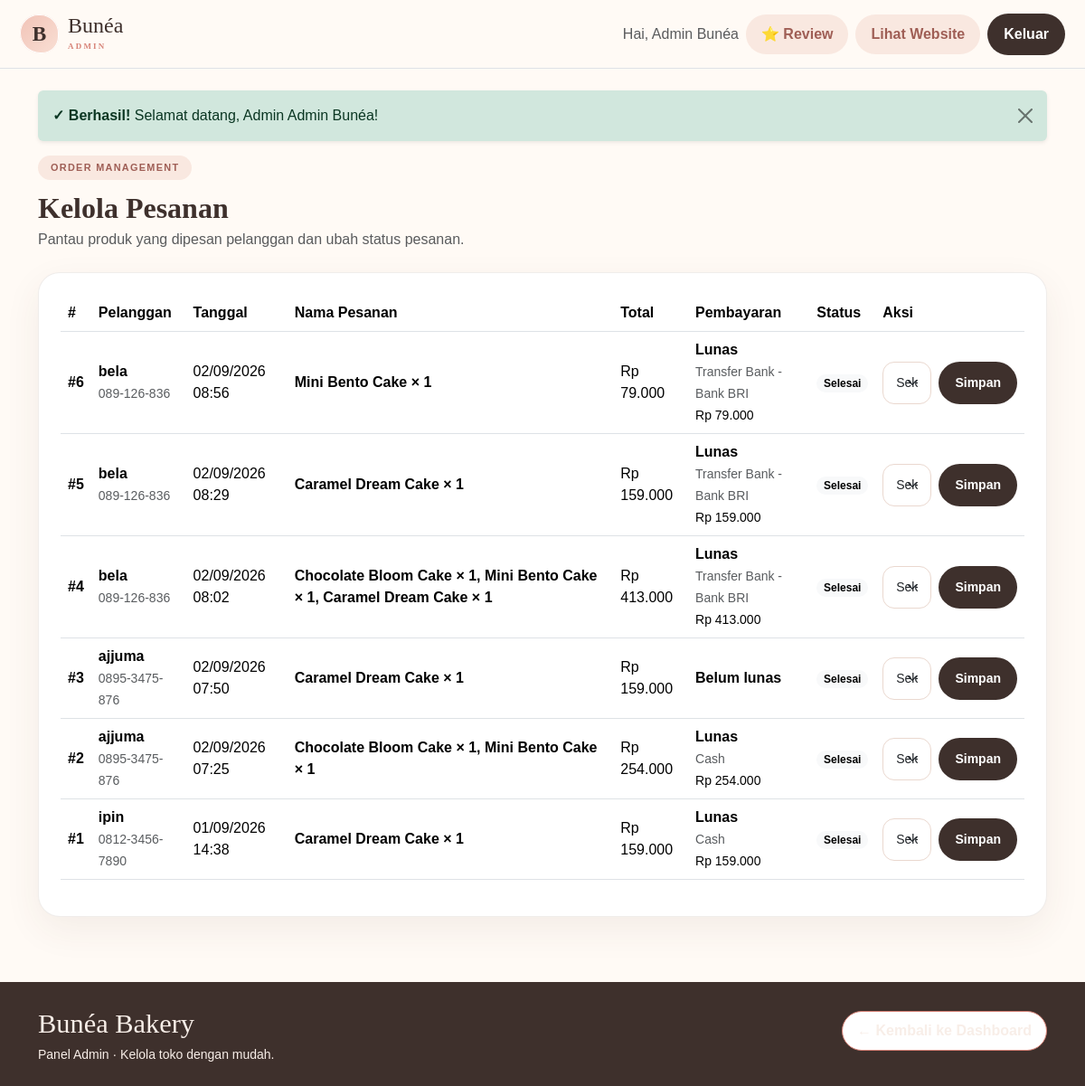
Page /admin/pesanan.php (signed in) on the committed database.
### tables this page shows
CREATE TABLE `pesanan` (
  `id_pesanan` int(11) NOT NULL,
  `id_pelanggan` int(11) NOT NULL,
  `tanggal_pesanan` datetime NOT NULL DEFAULT current_timestamp(),
  `total_harga` decimal(12,2) NOT NULL DEFAULT 0.00,
  `status_pesanan` enum('menunggu','diproses','selesai','dibatalkan') NOT NULL DEFAULT 'menunggu'
);

CREATE TABLE `pelanggan` (
  `id_pelanggan` int(11) NOT NULL,
  `nama_pelanggan` varchar(100) NOT NULL,
  `no_telepon` varchar(20) NOT NULL,
  `email` varchar(100) NOT NULL,
  `alamat` text NOT NULL,
  `tanggal_daftar` date NOT NULL,
  `password` varchar(255) NOT NULL
);

### config/helpers.php (called while the page is built, shortened)
<?php
function e($v)
{
    return htmlspecialchars((string) $v, ENT_QUOTES, "UTF-8");
}
function rupiah($v)
{
    return "Rp " . number_format((float) $v, 0, ",", ".");
}
?>

### admin/pesanan.php (the view, shortened to what this page needs)
<?php
require_once __DIR__ . '/../config/koneksi.php';
require_once __DIR__ . '/../config/helpers.php';
require __DIR__.'/partials/header.php';
$rows=$conn->query("
    SELECT
        p.*,
        pl.nama_pelanggan,
        pl.no_telepon,
        py.status_pembayaran,
        py.metode_pembayaran,
        py.jumlah_bayar,
        GROUP_CONCAT(
            CONCAT(dp.nama_kue, ' × ', dp.jumlah)
            ORDER BY dp.id_detail ASC
            SEPARATOR ', '
        ) AS daftar_pesanan
    FROM pesanan p
    JOIN pelanggan pl ON pl.id_pelanggan=p.id_pelanggan
    LEFT JOIN pembayaran py ON py.id_pesanan=p.id_pesanan
    LEFT JOIN (
        SELECT
            d.id_detail,
            d.id_pesanan,
            d.jumlah,
            k.nama_kue
        FROM detail_pesanan d
        JOIN produk_kue k ON k.id_produk=d.id_produk
    ) dp ON dp.id_pesanan=p.id_pesanan
    GROUP BY
        p.id_pesanan,
        p.id_pelanggan,
        p.tanggal_pesanan,
        p.total_harga,
        p.status_pesanan,
        pl.nama_pelanggan,
        pl.no_telepon,
        py.status_pembayaran,
        py.metode_pembayaran,
        py.jumlah_bayar
    ORDER BY p.id_pesanan DESC
");
?>
<div class="mb-4">
    <div class="section-kicker">ORDER MANAGEMENT</div>
    <h1 class="h2 fw-bold mb-1">Kelola Pesanan</h1>
    <p class="text-muted">Pantau produk yang dipesan pelanggan dan ubah status pesanan.</p>
</div>
<div class="admin-card p-3 p-md-4">
    <div class="table-responsive">
        <table class="table align-middle">
            <thead>
                <tr>
                    <th>#</th>
                    <th>Pelanggan</th>
                    <th>Tanggal</th>
                    <th>Nama Pesanan</th>
                    <th>Total</th>
                    <th>Pembayaran</th>
                    <th>Status</th>
                    <th>Aksi</th>
                </tr>
            </thead>
            <tbody>
                <?php if($rows && $rows->num_rows): ?>
                    <?php while($r=$rows->fetch_assoc()): ?>
                        <tr>
                            <td>
                                <strong>#<?= (int)$r['id_pesanan'] ?></strong>
                            </td>
                            <td>
                                <strong><?= e($r['nama_pelanggan']) ?></strong><br>
                                <small class="text-muted"><?= e($r['no_telepon']) ?></small>
                            </td>
                            <td>
                                <?= date('d/m/Y H:i',strtotime($r['tanggal_pesanan'])) ?>
                            </td>
                            <td style="min-width:240px;">
                                <?php if(!empty($r['daftar_pesanan'])): ?>
                                    <div class="fw-semibold">
                                        <?= e($r['daftar_pesanan']) ?>
                                    </div>
                                <?php else: ?>
                                    <span class="text-muted">Detail pesanan tidak tersedia.</span>
                                <?php endif; ?>
                            </td>
                            <td>
                                <?= rupiah($r['total_harga']) ?>
                            </td>
                            <td>
                                <div><strong><?= e(ucfirst($r['status_pembayaran'] ?? 'belum lunas')) ?></strong></div>
                                <?php if(($r['status_pembayaran'] ?? '') === 'lunas'): ?>
                                    <small class="text-muted"><?= e($r['metode_pembayaran'] ?? '-') ?></small><br>
                                    <small><?= rupiah($r['jumlah_bayar'] ?? 0) ?></small>
                                <?php endif; ?>
                            </td>
                            <td>
                                <span class="badge rounded-pill text-bg-light">
                                    <?= e(ucfirst($r['status_pesanan'])) ?>
                                </span>
                            </td>
                            <td>
                                <form method="post" class="d-flex gap-2">
                                    <select name="status_pesanan" class="form-select form-select-sm">
                                        <option value="selesai" <?= $r['status_pesanan']==='selesai'?'selected':'' ?>>Selesai</option>
                                    </select>
                                    <button class="btn btn-dark-bunea btn-sm">Simpan</button>
                                </form>
                            </td>
                        </tr>
                    <?php endwhile; ?>
                <?php endif; ?>
            </tbody>
        </table>
    </div>
</div>
<?php require __DIR__.'/partials/footer.php'; ?>

### assets/css/style.css (style rules this page uses)
:root { --cream:#fffaf5; --cream2:#fff2ea; --rose:#d78378; --rose2:#f1c3b7; --brown:#3e302c; --brown2:#725b52; --gold:#b88a58; --white:#fff; --line:#ead8cf; --shadow:0 18px 50px rgba(82,56,47,.10) }
* { box-sizing:border-box }
html { scroll-behavior:smooth }
body { margin:0; background:var(--cream); color:var(--brown); font-family:'DM Sans',sans-serif }
.serif,h1,h2,h3,h4,h5,.navbar-brand,.brand-footer { font-family:'Playfair Display',serif }
.btn-dark-bunea { background:var(--brown); color:#fff; border-radius:999px; padding:10px 17px; font-weight:700 }
.hero-badge,.section-kicker { color:#a9655b; text-transform:uppercase; letter-spacing:.19em; font-weight:800; font-size:.72rem }
.form-control,.form-select { border-color:var(--line); border-radius:13px; padding:12px 14px }
.section-kicker { display:inline-block; background:#f9e8e0; color:#9f5e55; padding:8px 14px; border-radius:999px; letter-spacing:.12em; margin-bottom:10px; }
.admin-card { background: #ffffff; border: 1px solid rgba(113, 76, 64, .10); border-radius: 24px; box-shadow: 0 14px 40px rgba(88, 54, 45, .07); }
html, body { width: 100%; min-height: 100%; overflow-x: hidden; }
body { background: var(--cream); }
.btn-register, .btn-login, .btn-soft, .btn-dark-bunea, .btn-see-all, .btn-bunea { white-space: nowrap; text-decoration: none !important; }
.section-kicker { margin-bottom: 12px; line-height: 1; font-size: .68rem; }

### rows in the picture
pesanan: id_pesanan "6", id_pelanggan.nama_pelanggan "bela", id_pelanggan.no_telepon "089-126-836", tanggal_pesanan "02/09/2026 08:56", daftar_pesanan "Mini Bento Cake × 1", total_harga "Rp 79.000", status_pembayaran "Lunas", metode_pembayaran "Transfer Bank - Bank BRI", jumlah_bayar "Rp 79.000", status_pesanan "Selesai"
pesanan: id_pesanan "5", id_pelanggan.nama_pelanggan "bela", id_pelanggan.no_telepon "089-126-836", tanggal_pesanan "02/09/2026 08:29", daftar_pesanan "Caramel Dream Cake × 1", total_harga "Rp 159.000", status_pembayaran "Lunas", metode_pembayaran "Transfer Bank - Bank BRI", jumlah_bayar "Rp 159.000", status_pesanan "Selesai"
pesanan: id_pesanan "4", id_pelanggan.nama_pelanggan "bela", id_pelanggan.no_telepon "089-126-836", tanggal_pesanan "02/09/2026 08:02", daftar_pesanan "Chocolate Bloom Cake × 1, Mini Bento Cake × 1, Caramel Dream Cake × 1", total_harga "Rp 413.000", status_pembayaran "Lunas", metode_pembayaran "Transfer Bank - Bank BRI", jumlah_bayar "Rp 413.000", status_pesanan "Selesai"
pesanan: id_pesanan "3", id_pelanggan.nama_pelanggan "ajjuma", id_pelanggan.no_telepon "0895-3475-876", tanggal_pesanan "02/09/2026 07:50", daftar_pesanan "Caramel Dream Cake × 1", total_harga "Rp 159.000", status_pembayaran "Belum lunas", status_pesanan "Selesai"
pesanan: id_pesanan "2", id_pelanggan.nama_pelanggan "ajjuma", id_pelanggan.no_telepon "0895-3475-876", tanggal_pesanan "02/09/2026 07:25", daftar_pesanan "Chocolate Bloom Cake × 1, Mini Bento Cake × 1", total_harga "Rp 254.000", status_pembayaran "Lunas", metode_pembayaran "Cash", jumlah_bayar "Rp 254.000", status_pesanan "Selesai"
pesanan: id_pesanan "1", id_pelanggan.nama_pelanggan "ipin", id_pelanggan.no_telepon "0812-3456-7890", tanggal_pesanan "01/09/2026 14:38", daftar_pesanan "Caramel Dream Cake × 1", total_harga "Rp 159.000", status_pembayaran "Lunas", metode_pembayaran "Cash", jumlah_bayar "Rp 159.000", status_pesanan "Selesai"

### other values in the picture
$_SESSION['admin']['nama'] "Admin Bunéa"
$msg "Selamat datang, Admin Admin Bunéa!"
